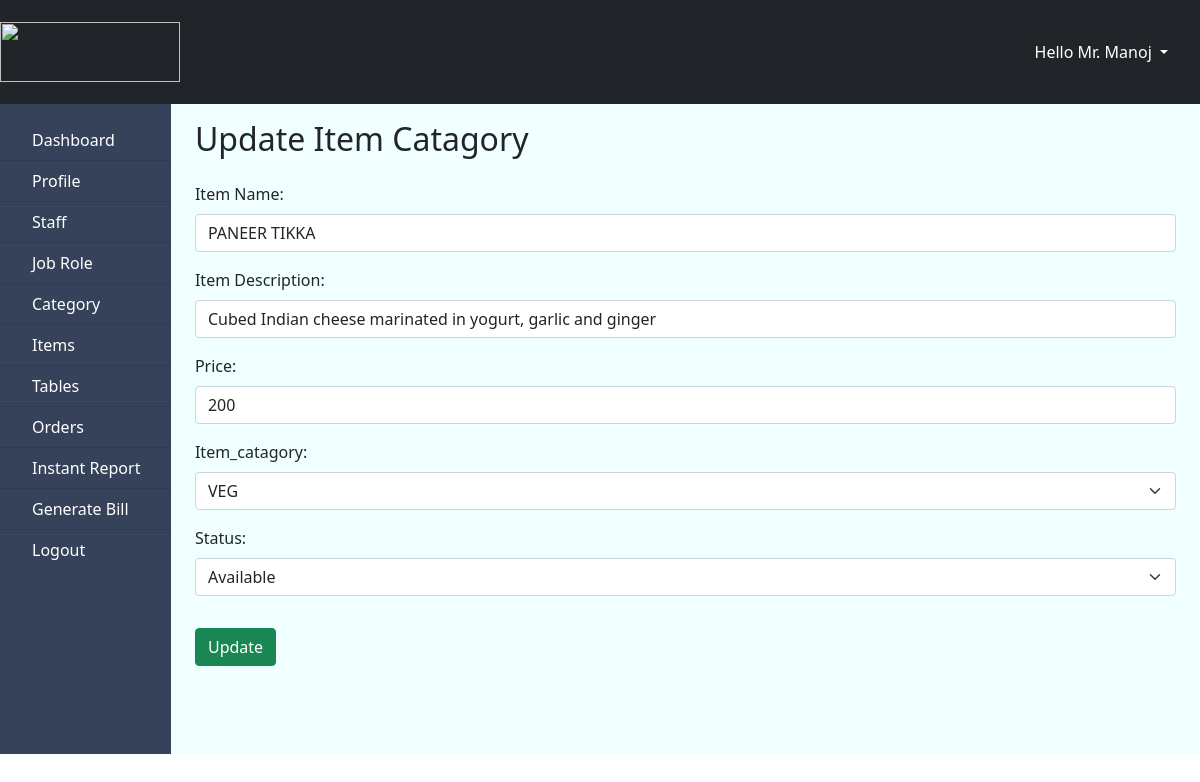
The page /updateitem.php?id=4 (signed in) on the database its author committed.
### tables this page shows
CREATE TABLE IF NOT EXISTS `rms_admin` (
  `id` int(10) NOT NULL AUTO_INCREMENT,
  `name` varchar(30) NOT NULL,
  `email` varchar(30) NOT NULL,
  `mobile_no` int(13) NOT NULL,
  `gender` varchar(30) NOT NULL,
  `address` varchar(100) NOT NULL,
  `password` varchar(200) NOT NULL,
  PRIMARY KEY (`id`),
  UNIQUE KEY `email` (`email`)
);

CREATE TABLE IF NOT EXISTS `items` (
  `id` int(30) NOT NULL AUTO_INCREMENT,
  `item_name` varchar(30) NOT NULL,
  `item_description` varchar(200) NOT NULL,
  `item_price` float NOT NULL,
  `item_catagory` int(30) NOT NULL,
  `status` varchar(30) NOT NULL,
  PRIMARY KEY (`id`),
  UNIQUE KEY `item_name` (`item_name`),
  KEY `FK_Item_Cat` (`item_catagory`)
);

CREATE TABLE IF NOT EXISTS `item_catagory` (
  `id` int(30) NOT NULL AUTO_INCREMENT,
  `name` varchar(30) NOT NULL,
  `manage_by` int(30) NOT NULL,
  PRIMARY KEY (`id`),
  UNIQUE KEY `name` (`name`),
  KEY `FK_Cat_Admin` (`manage_by`)
);

### updateitem.php (the view, shortened to what this page needs)
<?php
include_once 'rmsdbcon.php';
 if(isset($_SESSION["admin"])){
  $user = $_SESSION["admin"];
  $r = mysqli_query($con, "SELECT * FROM `rms_admin` WHERE `id`='$user'");
  $row = mysqli_fetch_array($r);
  $i = $row["name"];
 }else{
    header("location:rmslogout.php");
}
$result = mysqli_query($con, "SELECT * FROM `items` WHERE id ='". $_GET["id"]."'");
$row = mysqli_fetch_array($result);
$val= $row["item_catagory"];
$state = $row["status"];
?>
<!DOCTYPE html>
<html>
<head>
    <link href="https://cdn.jsdelivr.net/npm/bootstrap@5.1.3/dist/css/bootstrap.min.css" rel="stylesheet">
</head>
<body>
<header>
    <nav class="navbar navbar-light bg-dark">
        <a class="navbar-brand" href="#">
            <img src="images/food-mania-logo.png" width="180" height="60" class="d-inline-block align-top" alt="">
        </a>
        <div id="page-content-wrapper">
            <nav class="navbar navbar-expand-lg navbar-light bg-transparent py-4 px-4">
                <div class="collapse navbar-collapse" id="navbarSupportedContent">
                    <ul class="navbar-nav ms-auto mb-2 mb-lg-0">
                        <li class="nav-item dropdown">
                            <a class="nav-link dropdown-toggle second-text text-white" href="#" id="navbarDropdown"
                                role="button" data-bs-toggle="dropdown" aria-expanded="false">
                                <i class="fas fa-user me-2"></i><?php echo "Hello ".$i ?>
                            </a>
                        </li>
                    </ul>
                </div>
            </nav>
        </div>
    </nav>
</header>
    <div style="background-color: azure; height: 650px;" class="d-flex" id="wrapper">
        <div style="background-color: #354259; width: 200px;" class="" id="sidebar-wrapper">
            <div class="list-group list-group-flush my-3 ">
                <a href="index.php" class="list-group-item list-group-item-action bg-transparent text-white second-text ">
                    <i class="fa fa-tachometer p-2" aria-hidden="true"></i>Dashboard</a>
                <a href="admindetails.php" class="list-group-item list-group-item-action bg-transparent text-white second-text ">
                    <i class="fa fa-user p-2" aria-hidden="true"></i>Profile</a>
                <a href="displaystaff.php" class="list-group-item list-group-item-action bg-transparent text-white second-text">
                    <i class="fa fa-users p-2" aria-hidden="true"></i>Staff</a>
                    <a href="displayjobrole.php" class="list-group-item list-group-item-action bg-transparent text-white second-text ">
                    <i class="fas fa-user-graduate p-2" aria-hidden="true"></i>Job Role</a>
                <a href="displayitemcatagory.php" class="list-group-item list-group-item-action bg-transparent text-white second-text ">
                    <i class="fa fa-th-large p-2" aria-hidden="true"></i>Category</a>
                <a href="menu.php" class="list-group-item list-group-item-action bg-transparent text-white second-text ">
                    <i class="fa fa-cutlery p-2" aria-hidden="true"></i>Items</a>
                <a href="rmsmanagetable.php" class="list-group-item list-group-item-action bg-transparent text-white second-text">
                    <i class="fa fa-braille p-2" aria-hidden="true"></i>Tables</a>
                <a href="displaytodaysorder.php" class="list-group-item list-group-item-action bg-transparent text-white second-text ">
                    <i class="fa fa-clipboard p-2" aria-hidden="true"></i>Orders</a>
                    <a href="dailyreport.php" class="list-group-item list-group-item-action bg-transparent text-white second-text ">
                    <i class="fa fa-bar-chart p-2" aria-hidden="true"></i>Instant Report</a>
                <a href="billgenerate.php" class="list-group-item list-group-item-action bg-transparent text-white second-text ">
                    <i class="fa fa-file-pdf-o p-2" aria-hidden="true"></i>Generate Bill</a>
                <a href="rmslogout.php" class="list-group-item list-group-item-action bg-transparent text-white second-text ">
                <i class="fa fa-logout p-2" aria-hidden="true"></i>Logout</a>
            </div>
        </div>
        <div class="container-fluid">
<div class="container mt-3">
  <h2>Update Item Catagory</h2>
    <form name="" method="POST" action="">
    <div class="row">
            <div class="mb-3 mt-3">
                <label for="name" class="form-label">Item Name:</label>
                <input type="text" class="form-control" id="name" value="<?php echo $row["item_name"];?>" name="name1">
            </div>
            <div class="mb-3">
                <label for="description" class="form-label">Item Description:</label>
                <input type="description" class="form-control" id="description" value="<?php echo $row["item_description"];?>" name="description">
            </div>
            <div class="mb-3">
                <label for="price" class="form-label">Price:</label>
                <input type="price" class="form-control" id="price" value="<?php echo $row["item_price"];?>" name="price">
            </div>
            <div class="mb-3">
                <label for="catagory" class="form-label">Item_catagory:</label>
                  <select class="form-select" name="Item_catagory" required>
                  <?php $cat = mysqli_query($con,"SELECT * FROM `item_catagory`");
                  while($roww = mysqli_fetch_array($cat)){
                    $id = $roww["id"];
                    $name = $roww["name"];
            ?>
                   <option value="<?php echo $id;?>" <?PHP if($val == $id){ echo "selected";} ?>
                   ><?php echo $name;?></option>'<?php }
                   $k++;?>
                  </select>
            </div>
            <div class="mb-3">
                <label for="status" class="form-label">Status:</label>
                  <select class="form-select" name="status">
                    <option <?PHP if($state == "Available"){ echo "selected";} ?>>Available</option>
                  </select>
            </div>
        </div>
        <input type="submit" name="submit" class="btn btn-success mt-3" value="Update">
    </form>
</div>
                  </div></div>
</body>
</html>

### rows shown on the page
rms_admin: name "Mr. Manoj"
items: name1 "PANEER TIKKA", description "Cubed Indian cheese marinated in yogurt, garlic and ginger", price "200", Item_catagory "VEG", status "Available"
